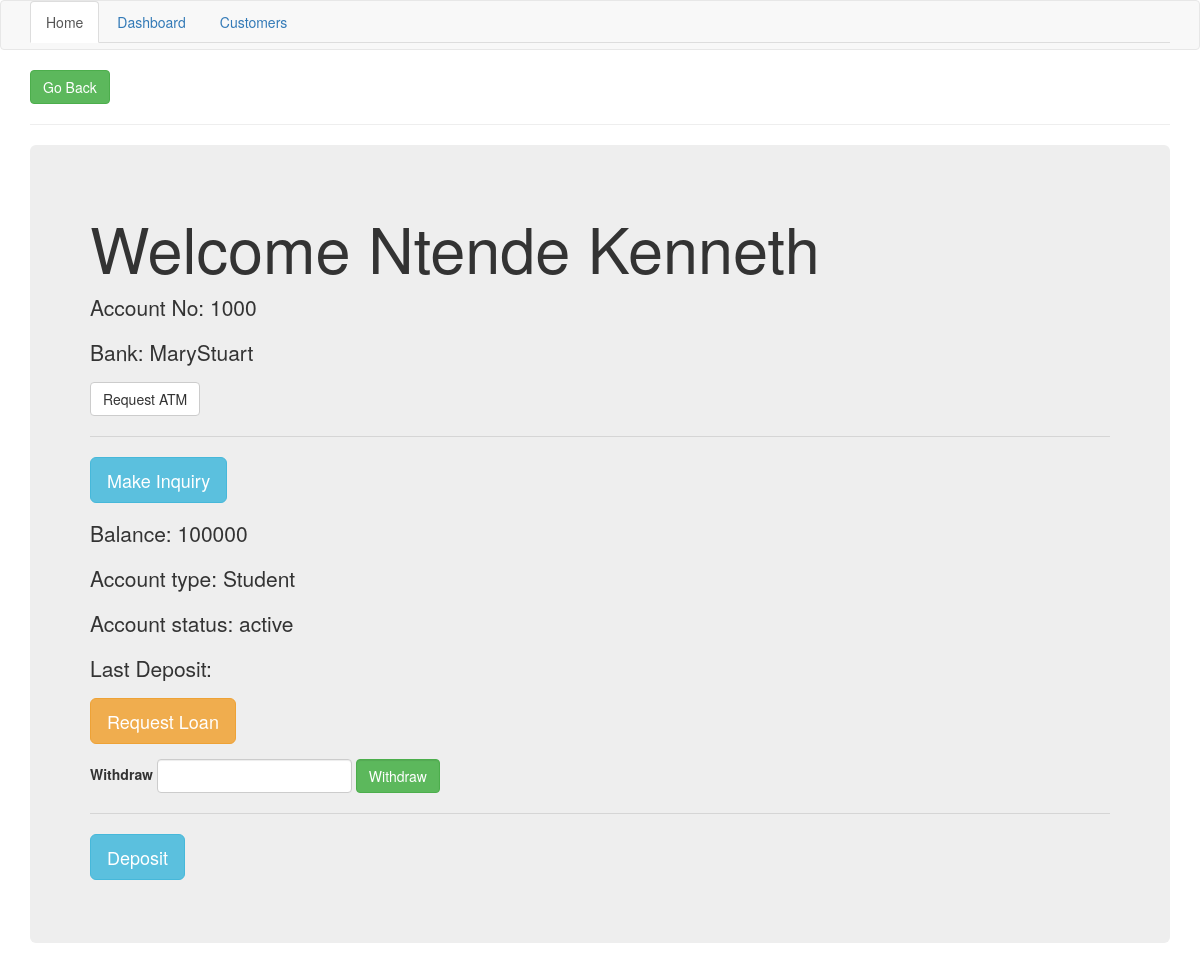
The page /withdraw/1 on the database its author committed.
### tables this page shows
CREATE TABLE customers(
id INTEGER PRIMARY KEY AUTOINCREMENT,
name TEXT NOT NULL,
email TEXT NOT NULL,
phon_num TEXT NOT NULL,
address TEXT NOT NULL,
acct_num TEXT NOT NULL UNIQUE,
amount INTEGER,
acct_type TEXT,
bank_id TEXT,
FOREIGN KEY(acct_type) REFERENCES accounts(acct_type),
FOREIGN KEY(bank_id) REFERENCES banks(name)
);

### init.py (the view, shortened to what this page needs)
@app.route('/withdraw/<string:id>', methods=['GET', 'POST'])
def withdraw(id):
    conn = connect(())
    user = conn.execute("SELECT * FROM customers WHERE id = ?", [id]).fetchone()
    form = withdrawForm(request.form)
    return render_template('withdraw.html', id=user[0], acc_no=user[5], name=user[1], acct_bal=user[6],
                           acct_type=user[7], bank=user[8], form=form)

### init.py
class withdrawForm(Form):
    withdraw = StringField('Withdraw')

### init.py (called while the page is built)
def connect(self):
    return sqlite3.connect('banksys.db')

### templates/withdraw.html
{% extends 'layout.html' %}
{% block body %}
<a class="btn btn-success" href="/customers">Go Back</a>
<hr>
    <div class="jumbotron">
        {% from "includes/_formhelpers.html" import render_field %}
        <h1>Welcome {{name}}</h1>
        <div class="customer_body">
            <p><span class="heading">Account No: </span>{{acc_no}}</p>
            <p><span class="heading">Bank: </span>{{bank}}</p>
            <a class="btn btn-default" href="/request_card/{{id}}" >Request ATM</a>
        </div>
        <hr>
        <p><a class="btn btn-info btn-lg" href="#" role="button">Make Inquiry</a></p>
        <div class="content2">
            <p><span class="heading">Balance: </span>{{acct_bal}}</p>
            <p><span class="heading">Account type: </span>{{acct_type}}</p>
            <p><span class="heading">Account status: </span>active</p>
            <p><span class="">Last Deposit: </span></p>
        </div>
        <p><a class="btn btn-warning btn-lg" href="/apply_for_loan/{{id}}" role="button">Request Loan</a></p>
        <form class="form-inline" action="/withdraw/{{id}}" method="POST">
            <div class="form-group">
                {{ render_field(form.withdraw, class_="form-control") }}
            </div>
            <button class="btn btn-success form-control" type="submit">Withdraw</button>
        </form>
        <hr>
          <p><a class="btn btn-info btn-lg" href="/user_deposit/{{id}}" role="button">Deposit</a></p>
    </div>
{% endblock %}

### rows shown on the page
customers: name "Ntende Kenneth", acct_num "1000", bank "MaryStuart", amount "100000", acct_type "Student"

### other values the page prints
{{ field.label }} "Withdraw"
